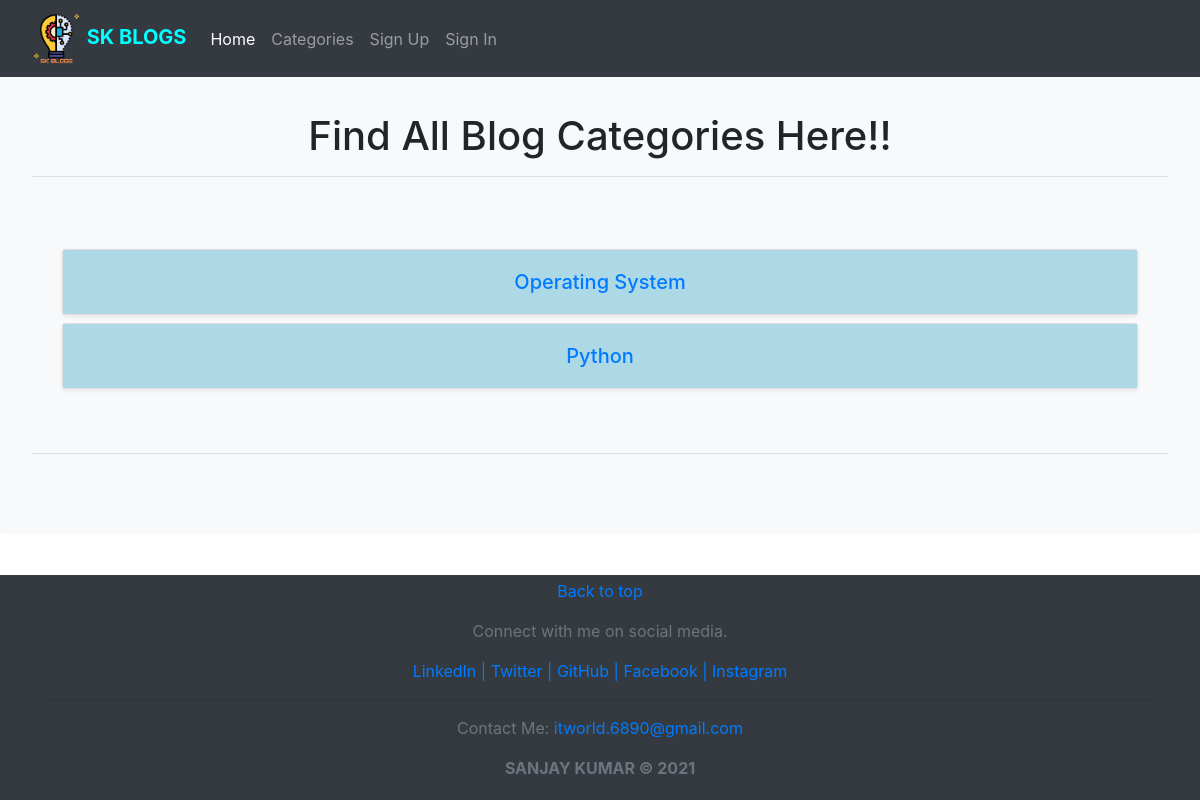
Page /category-list/ on the earlier database version.
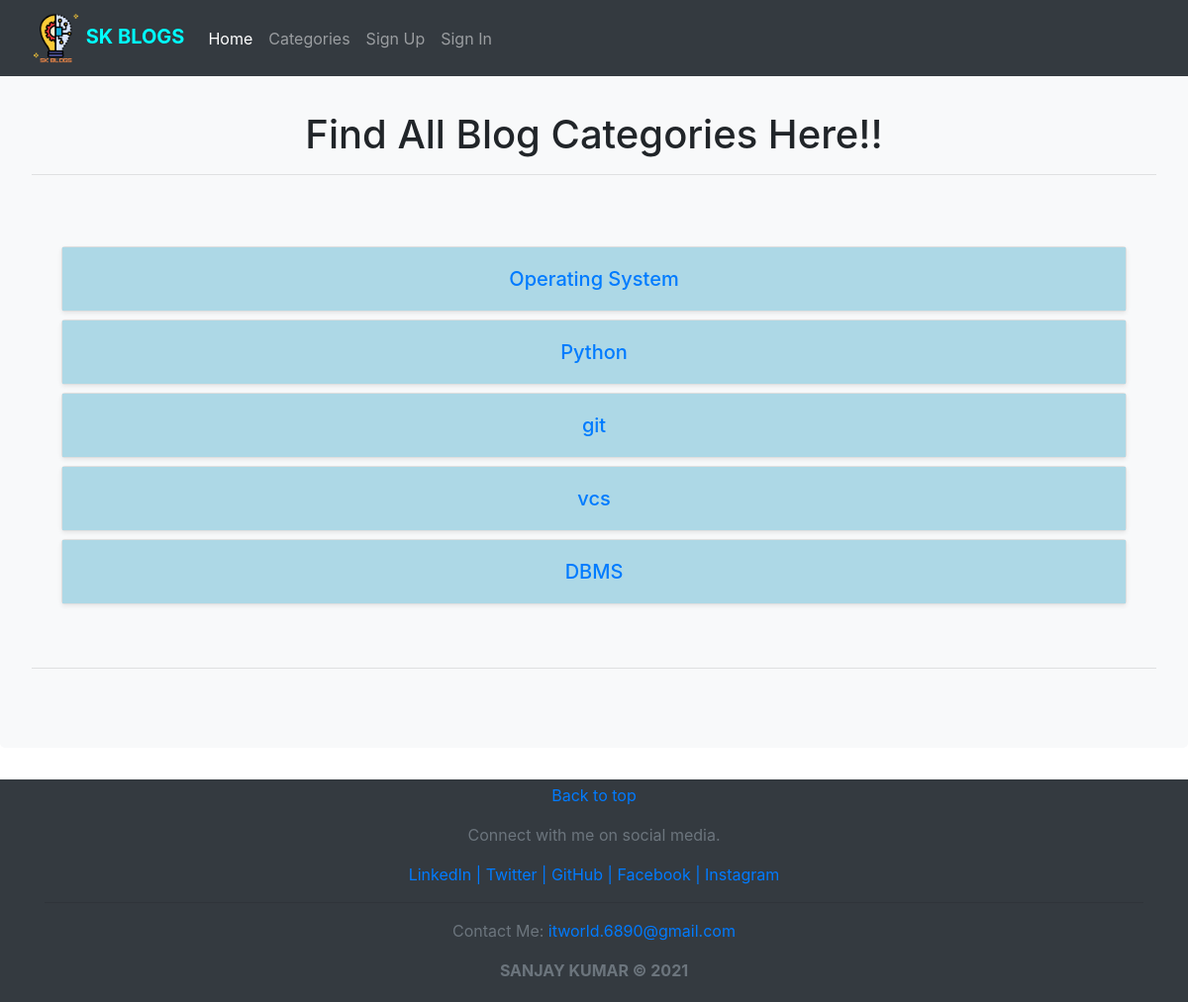
Same page on the later database version.
### blog/models.py (models this page shows, shortened)
class Category(models.Model):
    name = models.CharField(max_length=255)
    def __str__(self):
        return self.name

### blog/views.py (the view)
# urls.py: path('category-list/', CategoryListView, name="category-list"),
def CategoryListView(request):
    category_list = Category.objects.all()
    return render(request, 'category_list.html', {'category_list':category_list})

### blog/templates/category_list.html (shortened to what this page needs)
{% extends 'base.html' %}
{% block content %}
<h1 class="fw-light mt-5 text-center">Find All Blog Categories Here!!</h1>
<hr/>
<div class="album py-5">
  <div class="container">
      {% for category in category_list %}
      <div class="col mt-2">
        <div class="card shadow-sm">
          <div class="card-body" style="background:lightblue;">
            <h5 class="card-text text-center"><a href="{% url 'category' category|slugify %}">{{ category }}</a></h5>
          </div>
        </div>
      </div>
      {% endfor %}
  </div>
</div>
<hr/>
{% endblock %}

Differences in the rows shown:
added Category: name "git"
added Category: name "vcs"
added Category: name "DBMS"
